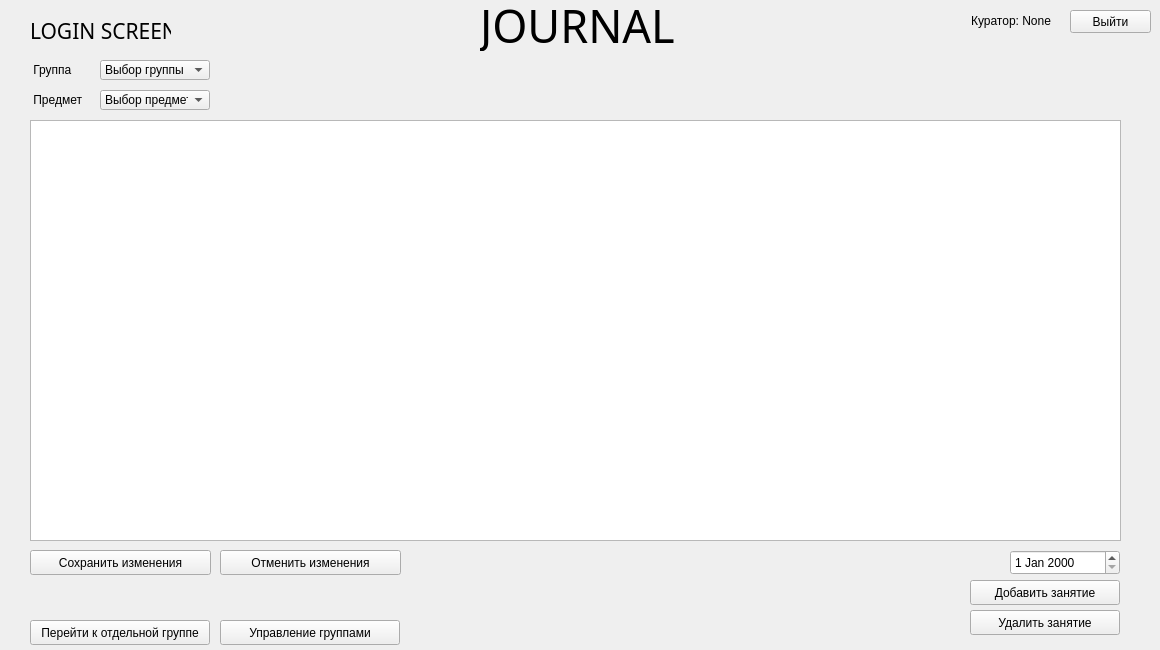
<?xml version="1.0" encoding="UTF-8"?>
<ui version="4.0">
 <class>Main_Widget</class>
 <widget class="QWidget" name="Main_Widget">
  <property name="geometry">
   <rect>
    <x>0</x>
    <y>0</y>
    <width>1160</width>
    <height>650</height>
   </rect>
  </property>
  <property name="windowTitle">
   <string>Вход</string>
  </property>
  <widget class="QPushButton" name="pushButton_SwitchWidget">
   <property name="geometry">
    <rect>
     <x>30</x>
     <y>620</y>
     <width>180</width>
     <height>25</height>
    </rect>
   </property>
   <property name="text">
    <string>Перейти к отдельной группе</string>
   </property>
  </widget>
  <widget class="QLabel" name="label_CurName">
   <property name="geometry">
    <rect>
     <x>820</x>
     <y>10</y>
     <width>231</width>
     <height>21</height>
    </rect>
   </property>
   <property name="text">
    <string>Куратор: None</string>
   </property>
   <property name="alignment">
    <set>Qt::AlignRight|Qt::AlignTrailing|Qt::AlignVCenter</set>
   </property>
  </widget>
  <widget class="QPushButton" name="pushButton_SignOut">
   <property name="geometry">
    <rect>
     <x>1070</x>
     <y>10</y>
     <width>81</width>
     <height>23</height>
    </rect>
   </property>
   <property name="text">
    <string>Выйти</string>
   </property>
  </widget>
  <widget class="QLabel" name="label_4">
   <property name="geometry">
    <rect>
     <x>480</x>
     <y>0</y>
     <width>231</width>
     <height>51</height>
    </rect>
   </property>
   <property name="font">
    <font>
     <family>Tempus Sans ITC</family>
     <pointsize>34</pointsize>
    </font>
   </property>
   <property name="text">
    <string>JOURNAL</string>
   </property>
  </widget>
  <widget class="QStackedWidget" name="stackedWidget">
   <property name="geometry">
    <rect>
     <x>20</x>
     <y>50</y>
     <width>1121</width>
     <height>601</height>
    </rect>
   </property>
   <property name="currentIndex">
    <number>1</number>
   </property>
   <widget class="QWidget" name="EnterPage">
    <widget class="QLabel" name="label_13">
     <property name="geometry">
      <rect>
       <x>10</x>
       <y>10</y>
       <width>47</width>
       <height>20</height>
      </rect>
     </property>
     <property name="text">
      <string>Login</string>
     </property>
    </widget>
    <widget class="QLineEdit" name="LoginLE">
     <property name="geometry">
      <rect>
       <x>40</x>
       <y>10</y>
       <width>110</width>
       <height>20</height>
      </rect>
     </property>
    </widget>
    <widget class="QPushButton" name="pushButton_SignIn">
     <property name="geometry">
      <rect>
       <x>40</x>
       <y>40</y>
       <width>111</width>
       <height>23</height>
      </rect>
     </property>
     <property name="text">
      <string>Sign in</string>
     </property>
    </widget>
   </widget>
   <widget class="QWidget" name="GroupPage">
    <widget class="QPushButton" name="pushButton_AddClass">
     <property name="geometry">
      <rect>
       <x>950</x>
       <y>530</y>
       <width>150</width>
       <height>25</height>
      </rect>
     </property>
     <property name="minimumSize">
      <size>
       <width>0</width>
       <height>25</height>
      </size>
     </property>
     <property name="text">
      <string>Добавить занятие</string>
     </property>
    </widget>
    <widget class="QComboBox" name="comboBox_subject">
     <property name="geometry">
      <rect>
       <x>80</x>
       <y>40</y>
       <width>110</width>
       <height>20</height>
      </rect>
     </property>
     <item>
      <property name="text">
       <string>Выбор предмета</string>
      </property>
     </item>
    </widget>
    <widget class="QLabel" name="label_2">
     <property name="geometry">
      <rect>
       <x>10</x>
       <y>40</y>
       <width>71</width>
       <height>20</height>
      </rect>
     </property>
     <property name="maximumSize">
      <size>
       <width>16777215</width>
       <height>16777215</height>
      </size>
     </property>
     <property name="text">
      <string> Предмет</string>
     </property>
    </widget>
    <widget class="QComboBox" name="comboBox_group">
     <property name="geometry">
      <rect>
       <x>80</x>
       <y>10</y>
       <width>110</width>
       <height>20</height>
      </rect>
     </property>
     <property name="minimumSize">
      <size>
       <width>110</width>
       <height>0</height>
      </size>
     </property>
     <item>
      <property name="text">
       <string>Выбор группы</string>
      </property>
     </item>
    </widget>
    <widget class="QLabel" name="label">
     <property name="geometry">
      <rect>
       <x>10</x>
       <y>10</y>
       <width>71</width>
       <height>20</height>
      </rect>
     </property>
     <property name="text">
      <string> Группа</string>
     </property>
    </widget>
    <widget class="QTableView" name="tableView">
     <property name="geometry">
      <rect>
       <x>10</x>
       <y>70</y>
       <width>1091</width>
       <height>421</height>
      </rect>
     </property>
    </widget>
    <widget class="QPushButton" name="pushButton_DeleteClass">
     <property name="geometry">
      <rect>
       <x>950</x>
       <y>560</y>
       <width>150</width>
       <height>25</height>
      </rect>
     </property>
     <property name="minimumSize">
      <size>
       <width>150</width>
       <height>25</height>
      </size>
     </property>
     <property name="maximumSize">
      <size>
       <width>150</width>
       <height>25</height>
      </size>
     </property>
     <property name="text">
      <string>Удалить занятие</string>
     </property>
    </widget>
    <widget class="QPushButton" name="pushButton_SaveClass">
     <property name="geometry">
      <rect>
       <x>10</x>
       <y>500</y>
       <width>181</width>
       <height>25</height>
      </rect>
     </property>
     <property name="minimumSize">
      <size>
       <width>0</width>
       <height>0</height>
      </size>
     </property>
     <property name="maximumSize">
      <size>
       <width>16777215</width>
       <height>16777215</height>
      </size>
     </property>
     <property name="text">
      <string>Сохранить изменения</string>
     </property>
    </widget>
    <widget class="QPushButton" name="pushButton_ReturnClass">
     <property name="geometry">
      <rect>
       <x>200</x>
       <y>500</y>
       <width>181</width>
       <height>25</height>
      </rect>
     </property>
     <property name="minimumSize">
      <size>
       <width>0</width>
       <height>0</height>
      </size>
     </property>
     <property name="maximumSize">
      <size>
       <width>16777215</width>
       <height>16777215</height>
      </size>
     </property>
     <property name="text">
      <string>Отменить изменения</string>
     </property>
    </widget>
    <widget class="QDateEdit" name="dateEdit_class">
     <property name="geometry">
      <rect>
       <x>990</x>
       <y>500</y>
       <width>110</width>
       <height>25</height>
      </rect>
     </property>
    </widget>
   </widget>
   <widget class="QWidget" name="AlStudentsPage">
    <widget class="QPushButton" name="pushButton_AddStud_All">
     <property name="geometry">
      <rect>
       <x>10</x>
       <y>520</y>
       <width>150</width>
       <height>25</height>
      </rect>
     </property>
     <property name="minimumSize">
      <size>
       <width>150</width>
       <height>25</height>
      </size>
     </property>
     <property name="maximumSize">
      <size>
       <width>150</width>
       <height>25</height>
      </size>
     </property>
     <property name="text">
      <string>Добавить студента</string>
     </property>
    </widget>
    <widget class="QLabel" name="label_photo">
     <property name="geometry">
      <rect>
       <x>850</x>
       <y>30</y>
       <width>251</width>
       <height>251</height>
      </rect>
     </property>
     <property name="maximumSize">
      <size>
       <width>800</width>
       <height>800</height>
      </size>
     </property>
     <property name="frameShape">
      <enum>QFrame::Panel</enum>
     </property>
     <property name="text">
      <string>Фотография студента</string>
     </property>
     <property name="scaledContents">
      <bool>true</bool>
     </property>
     <property name="alignment">
      <set>Qt::AlignCenter</set>
     </property>
    </widget>
    <widget class="QLabel" name="label_10">
     <property name="geometry">
      <rect>
       <x>10</x>
       <y>10</y>
       <width>743</width>
       <height>20</height>
      </rect>
     </property>
     <property name="maximumSize">
      <size>
       <width>16777215</width>
       <height>20</height>
      </size>
     </property>
     <property name="text">
      <string> Все студенты:</string>
     </property>
    </widget>
    <widget class="QLabel" name="label_11">
     <property name="geometry">
      <rect>
       <x>850</x>
       <y>10</y>
       <width>158</width>
       <height>20</height>
      </rect>
     </property>
     <property name="maximumSize">
      <size>
       <width>16777215</width>
       <height>20</height>
      </size>
     </property>
     <property name="text">
      <string> Основная информация:</string>
     </property>
    </widget>
    <widget class="QLabel" name="label_6">
     <property name="geometry">
      <rect>
       <x>850</x>
       <y>290</y>
       <width>158</width>
       <height>20</height>
      </rect>
     </property>
     <property name="text">
      <string> Дата рождения</string>
     </property>
    </widget>
    <widget class="QLabel" name="label_8">
     <property name="geometry">
      <rect>
       <x>850</x>
       <y>350</y>
       <width>111</width>
       <height>20</height>
      </rect>
     </property>
     <property name="text">
      <string> Электронный адрес</string>
     </property>
    </widget>
    <widget class="QLabel" name="label_7">
     <property name="geometry">
      <rect>
       <x>850</x>
       <y>320</y>
       <width>121</width>
       <height>20</height>
      </rect>
     </property>
     <property name="text">
      <string> Телефон родителей</string>
     </property>
    </widget>
    <widget class="QPlainTextEdit" name="plainTextEdit_email">
     <property name="enabled">
      <bool>true</bool>
     </property>
     <property name="geometry">
      <rect>
       <x>970</x>
       <y>350</y>
       <width>131</width>
       <height>20</height>
      </rect>
     </property>
     <property name="maximumSize">
      <size>
       <width>190</width>
       <height>20</height>
      </size>
     </property>
     <property name="acceptDrops">
      <bool>true</bool>
     </property>
     <property name="verticalScrollBarPolicy">
      <enum>Qt::ScrollBarAlwaysOff</enum>
     </property>
     <property name="horizontalScrollBarPolicy">
      <enum>Qt::ScrollBarAsNeeded</enum>
     </property>
    </widget>
    <widget class="QLabel" name="label_9">
     <property name="geometry">
      <rect>
       <x>850</x>
       <y>380</y>
       <width>158</width>
       <height>20</height>
      </rect>
     </property>
     <property name="maximumSize">
      <size>
       <width>16777215</width>
       <height>20</height>
      </size>
     </property>
     <property name="text">
      <string> Дополнительная информация:</string>
     </property>
    </widget>
    <widget class="QPlainTextEdit" name="plainTextEdit_phone_number">
     <property name="enabled">
      <bool>true</bool>
     </property>
     <property name="geometry">
      <rect>
       <x>970</x>
       <y>320</y>
       <width>131</width>
       <height>20</height>
      </rect>
     </property>
     <property name="maximumSize">
      <size>
       <width>190</width>
       <height>20</height>
      </size>
     </property>
     <property name="acceptDrops">
      <bool>true</bool>
     </property>
     <property name="verticalScrollBarPolicy">
      <enum>Qt::ScrollBarAlwaysOff</enum>
     </property>
     <property name="horizontalScrollBarPolicy">
      <enum>Qt::ScrollBarAsNeeded</enum>
     </property>
     <property name="plainText">
      <string/>
     </property>
    </widget>
    <widget class="QPushButton" name="pushButton_load_Image">
     <property name="geometry">
      <rect>
       <x>960</x>
       <y>550</y>
       <width>140</width>
       <height>25</height>
      </rect>
     </property>
     <property name="minimumSize">
      <size>
       <width>0</width>
       <height>25</height>
      </size>
     </property>
     <property name="maximumSize">
      <size>
       <width>140</width>
       <height>16777215</height>
      </size>
     </property>
     <property name="layoutDirection">
      <enum>Qt::LeftToRight</enum>
     </property>
     <property name="text">
      <string>Добавить фотографию</string>
     </property>
    </widget>
    <widget class="QTableView" name="tableView_all_stud">
     <property name="geometry">
      <rect>
       <x>10</x>
       <y>30</y>
       <width>660</width>
       <height>480</height>
      </rect>
     </property>
    </widget>
    <widget class="QPushButton" name="pushButton_DeleteStud_All">
     <property name="geometry">
      <rect>
       <x>180</x>
       <y>520</y>
       <width>150</width>
       <height>25</height>
      </rect>
     </property>
     <property name="minimumSize">
      <size>
       <width>150</width>
       <height>25</height>
      </size>
     </property>
     <property name="maximumSize">
      <size>
       <width>150</width>
       <height>25</height>
      </size>
     </property>
     <property name="text">
      <string>Удалить студента</string>
     </property>
    </widget>
    <widget class="QPushButton" name="pushButton_SaveTable_All">
     <property name="geometry">
      <rect>
       <x>490</x>
       <y>520</y>
       <width>181</width>
       <height>25</height>
      </rect>
     </property>
     <property name="minimumSize">
      <size>
       <width>0</width>
       <height>0</height>
      </size>
     </property>
     <property name="maximumSize">
      <size>
       <width>16777215</width>
       <height>16777215</height>
      </size>
     </property>
     <property name="text">
      <string>Сохранить изменения</string>
     </property>
    </widget>
    <widget class="QPushButton" name="pushButton_ReturnTable_All">
     <property name="geometry">
      <rect>
       <x>490</x>
       <y>550</y>
       <width>181</width>
       <height>25</height>
      </rect>
     </property>
     <property name="minimumSize">
      <size>
       <width>0</width>
       <height>0</height>
      </size>
     </property>
     <property name="maximumSize">
      <size>
       <width>16777215</width>
       <height>16777215</height>
      </size>
     </property>
     <property name="text">
      <string>Отменить изменения</string>
     </property>
    </widget>
    <widget class="QTextEdit" name="textEdit_extra_info">
     <property name="geometry">
      <rect>
       <x>850</x>
       <y>410</y>
       <width>251</width>
       <height>131</height>
      </rect>
     </property>
     <property name="placeholderText">
      <string/>
     </property>
    </widget>
    <widget class="QDateEdit" name="dateEdit">
     <property name="geometry">
      <rect>
       <x>990</x>
       <y>290</y>
       <width>110</width>
       <height>22</height>
      </rect>
     </property>
    </widget>
    <widget class="QListWidget" name="lwGroups">
     <property name="geometry">
      <rect>
       <x>690</x>
       <y>30</y>
       <width>141</width>
       <height>251</height>
      </rect>
     </property>
     <property name="sizePolicy">
      <sizepolicy hsizetype="Minimum" vsizetype="Fixed">
       <horstretch>0</horstretch>
       <verstretch>0</verstretch>
      </sizepolicy>
     </property>
     <property name="styleSheet">
      <string notr="true"/>
     </property>
     <property name="selectionMode">
      <enum>QAbstractItemView::MultiSelection</enum>
     </property>
     <property name="sortingEnabled">
      <bool>true</bool>
     </property>
    </widget>
    <widget class="QLabel" name="label_14">
     <property name="geometry">
      <rect>
       <x>690</x>
       <y>10</y>
       <width>158</width>
       <height>20</height>
      </rect>
     </property>
     <property name="maximumSize">
      <size>
       <width>16777215</width>
       <height>20</height>
      </size>
     </property>
     <property name="text">
      <string>Список текущих групп</string>
     </property>
    </widget>
   </widget>
   <widget class="QWidget" name="page">
    <widget class="QLabel" name="label_12">
     <property name="geometry">
      <rect>
       <x>10</x>
       <y>10</y>
       <width>158</width>
       <height>20</height>
      </rect>
     </property>
     <property name="maximumSize">
      <size>
       <width>16777215</width>
       <height>20</height>
      </size>
     </property>
     <property name="text">
      <string>Список групп</string>
     </property>
    </widget>
    <widget class="QTableView" name="tableView_all_group">
     <property name="geometry">
      <rect>
       <x>10</x>
       <y>30</y>
       <width>341</width>
       <height>441</height>
      </rect>
     </property>
    </widget>
    <widget class="QPushButton" name="pushButton_AddGroup">
     <property name="geometry">
      <rect>
       <x>10</x>
       <y>480</y>
       <width>111</width>
       <height>25</height>
      </rect>
     </property>
     <property name="minimumSize">
      <size>
       <width>0</width>
       <height>0</height>
      </size>
     </property>
     <property name="maximumSize">
      <size>
       <width>16777215</width>
       <height>16777215</height>
      </size>
     </property>
     <property name="text">
      <string>Добавить группу</string>
     </property>
    </widget>
    <widget class="QPushButton" name="pushButton_DeleteGroup">
     <property name="geometry">
      <rect>
       <x>10</x>
       <y>510</y>
       <width>111</width>
       <height>25</height>
      </rect>
     </property>
     <property name="minimumSize">
      <size>
       <width>0</width>
       <height>0</height>
      </size>
     </property>
     <property name="maximumSize">
      <size>
       <width>16777215</width>
       <height>16777215</height>
      </size>
     </property>
     <property name="text">
      <string>Удалить группу</string>
     </property>
    </widget>
    <widget class="QPushButton" name="pushButton_SaveTable_Group">
     <property name="geometry">
      <rect>
       <x>170</x>
       <y>480</y>
       <width>181</width>
       <height>25</height>
      </rect>
     </property>
     <property name="minimumSize">
      <size>
       <width>0</width>
       <height>0</height>
      </size>
     </property>
     <property name="maximumSize">
      <size>
       <width>16777215</width>
       <height>16777215</height>
      </size>
     </property>
     <property name="text">
      <string>Сохранить изменения</string>
     </property>
    </widget>
    <widget class="QPushButton" name="pushButton_ReturnTable_Group">
     <property name="geometry">
      <rect>
       <x>170</x>
       <y>510</y>
       <width>181</width>
       <height>25</height>
      </rect>
     </property>
     <property name="minimumSize">
      <size>
       <width>0</width>
       <height>0</height>
      </size>
     </property>
     <property name="maximumSize">
      <size>
       <width>16777215</width>
       <height>16777215</height>
      </size>
     </property>
     <property name="text">
      <string>Отменить изменения</string>
     </property>
    </widget>
    <widget class="QTableView" name="tableView_subj">
     <property name="geometry">
      <rect>
       <x>730</x>
       <y>30</y>
       <width>381</width>
       <height>441</height>
      </rect>
     </property>
    </widget>
    <widget class="QLabel" name="label_15">
     <property name="geometry">
      <rect>
       <x>730</x>
       <y>10</y>
       <width>158</width>
       <height>20</height>
      </rect>
     </property>
     <property name="maximumSize">
      <size>
       <width>16777215</width>
       <height>20</height>
      </size>
     </property>
     <property name="text">
      <string>Список всех дисциплин</string>
     </property>
    </widget>
    <widget class="QPushButton" name="pushButton_AddSubj">
     <property name="geometry">
      <rect>
       <x>730</x>
       <y>480</y>
       <width>131</width>
       <height>25</height>
      </rect>
     </property>
     <property name="minimumSize">
      <size>
       <width>0</width>
       <height>0</height>
      </size>
     </property>
     <property name="maximumSize">
      <size>
       <width>16777215</width>
       <height>16777215</height>
      </size>
     </property>
     <property name="text">
      <string>Добавить дисциплину</string>
     </property>
    </widget>
    <widget class="QPushButton" name="pushButton_DeleteSubj">
     <property name="geometry">
      <rect>
       <x>730</x>
       <y>510</y>
       <width>131</width>
       <height>25</height>
      </rect>
     </property>
     <property name="minimumSize">
      <size>
       <width>0</width>
       <height>0</height>
      </size>
     </property>
     <property name="maximumSize">
      <size>
       <width>16777215</width>
       <height>16777215</height>
      </size>
     </property>
     <property name="text">
      <string>Удалить дисциплину</string>
     </property>
    </widget>
    <widget class="QPushButton" name="pushButton_SaveTable_Subj">
     <property name="geometry">
      <rect>
       <x>930</x>
       <y>480</y>
       <width>181</width>
       <height>25</height>
      </rect>
     </property>
     <property name="minimumSize">
      <size>
       <width>0</width>
       <height>0</height>
      </size>
     </property>
     <property name="maximumSize">
      <size>
       <width>16777215</width>
       <height>16777215</height>
      </size>
     </property>
     <property name="text">
      <string>Сохранить изменения</string>
     </property>
    </widget>
    <widget class="QPushButton" name="pushButton_ReturnTable_Subj">
     <property name="geometry">
      <rect>
       <x>930</x>
       <y>510</y>
       <width>181</width>
       <height>25</height>
      </rect>
     </property>
     <property name="minimumSize">
      <size>
       <width>0</width>
       <height>0</height>
      </size>
     </property>
     <property name="maximumSize">
      <size>
       <width>16777215</width>
       <height>16777215</height>
      </size>
     </property>
     <property name="text">
      <string>Отменить изменения</string>
     </property>
    </widget>
    <widget class="QTableView" name="tableView_GroupSubj">
     <property name="geometry">
      <rect>
       <x>370</x>
       <y>30</y>
       <width>291</width>
       <height>441</height>
      </rect>
     </property>
    </widget>
    <widget class="QLabel" name="label_16">
     <property name="geometry">
      <rect>
       <x>370</x>
       <y>10</y>
       <width>158</width>
       <height>20</height>
      </rect>
     </property>
     <property name="maximumSize">
      <size>
       <width>16777215</width>
       <height>20</height>
      </size>
     </property>
     <property name="text">
      <string>Дисциплины группы</string>
     </property>
    </widget>
    <widget class="QPushButton" name="pushButton_AddGroupSubj">
     <property name="geometry">
      <rect>
       <x>370</x>
       <y>480</y>
       <width>111</width>
       <height>25</height>
      </rect>
     </property>
     <property name="minimumSize">
      <size>
       <width>0</width>
       <height>0</height>
      </size>
     </property>
     <property name="maximumSize">
      <size>
       <width>16777215</width>
       <height>16777215</height>
      </size>
     </property>
     <property name="text">
      <string>Добавить предмет</string>
     </property>
    </widget>
    <widget class="QPushButton" name="pushButton_SaveTable_GroupSubj">
     <property name="geometry">
      <rect>
       <x>520</x>
       <y>480</y>
       <width>141</width>
       <height>25</height>
      </rect>
     </property>
     <property name="minimumSize">
      <size>
       <width>0</width>
       <height>0</height>
      </size>
     </property>
     <property name="maximumSize">
      <size>
       <width>16777215</width>
       <height>16777215</height>
      </size>
     </property>
     <property name="text">
      <string>Сохранить изменения</string>
     </property>
    </widget>
    <widget class="QPushButton" name="pushButton_DeleteGroupSubj">
     <property name="geometry">
      <rect>
       <x>370</x>
       <y>510</y>
       <width>111</width>
       <height>25</height>
      </rect>
     </property>
     <property name="minimumSize">
      <size>
       <width>0</width>
       <height>0</height>
      </size>
     </property>
     <property name="maximumSize">
      <size>
       <width>16777215</width>
       <height>16777215</height>
      </size>
     </property>
     <property name="text">
      <string>Удалить предмет</string>
     </property>
    </widget>
    <widget class="QPushButton" name="pushButton_ReturnTable_GroupSubj">
     <property name="geometry">
      <rect>
       <x>520</x>
       <y>510</y>
       <width>141</width>
       <height>25</height>
      </rect>
     </property>
     <property name="minimumSize">
      <size>
       <width>0</width>
       <height>0</height>
      </size>
     </property>
     <property name="maximumSize">
      <size>
       <width>16777215</width>
       <height>16777215</height>
      </size>
     </property>
     <property name="text">
      <string>Отменить изменения</string>
     </property>
    </widget>
   </widget>
  </widget>
  <widget class="QPushButton" name="pushButton_GroupControl">
   <property name="geometry">
    <rect>
     <x>220</x>
     <y>620</y>
     <width>180</width>
     <height>25</height>
    </rect>
   </property>
   <property name="minimumSize">
    <size>
     <width>0</width>
     <height>25</height>
    </size>
   </property>
   <property name="text">
    <string>Управление группами</string>
   </property>
  </widget>
  <widget class="QLabel" name="label_5">
   <property name="geometry">
    <rect>
     <x>30</x>
     <y>5</y>
     <width>141</width>
     <height>51</height>
    </rect>
   </property>
   <property name="font">
    <font>
     <family>Tempus Sans ITC</family>
     <pointsize>16</pointsize>
    </font>
   </property>
   <property name="text">
    <string>LOGIN SCREEN</string>
   </property>
  </widget>
  <zorder>stackedWidget</zorder>
  <zorder>label_CurName</zorder>
  <zorder>pushButton_SignOut</zorder>
  <zorder>label_4</zorder>
  <zorder>pushButton_SwitchWidget</zorder>
  <zorder>pushButton_GroupControl</zorder>
  <zorder>label_5</zorder>
 </widget>
 <layoutdefault spacing="6" margin="11"/>
 <resources/>
 <connections/>
</ui>
